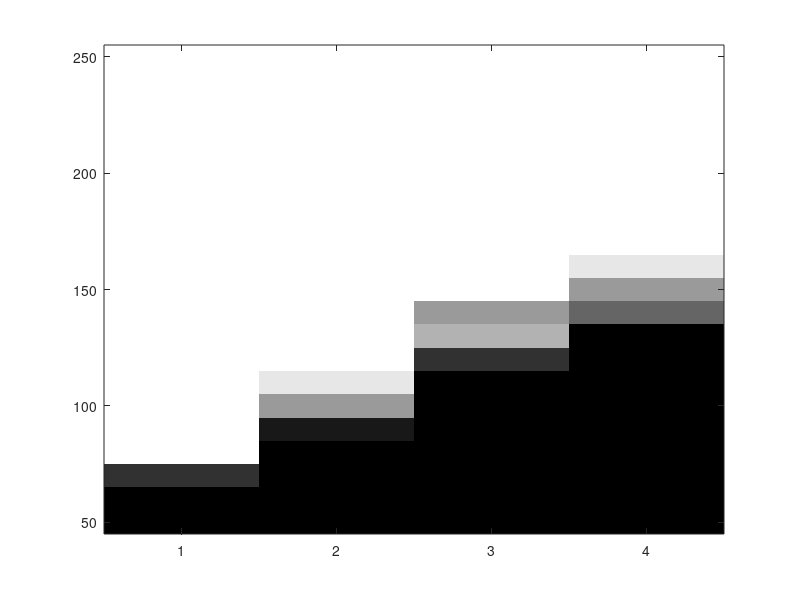
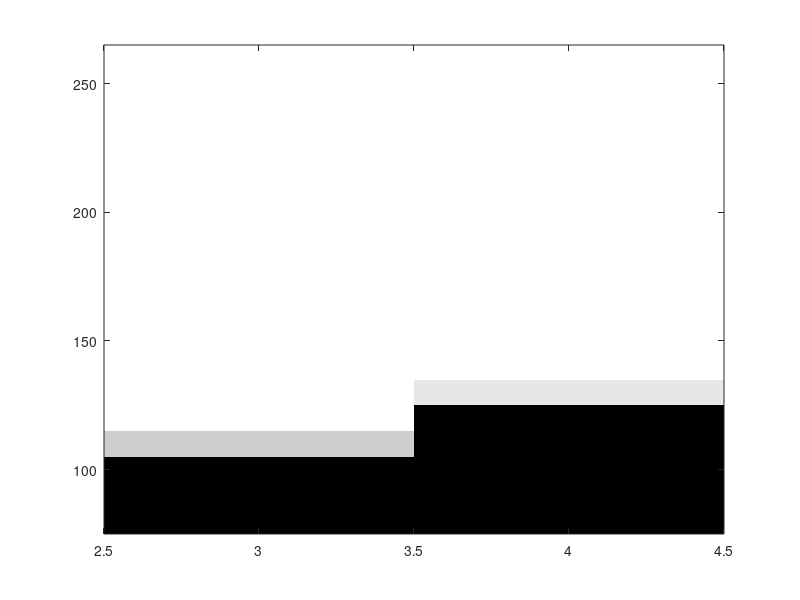
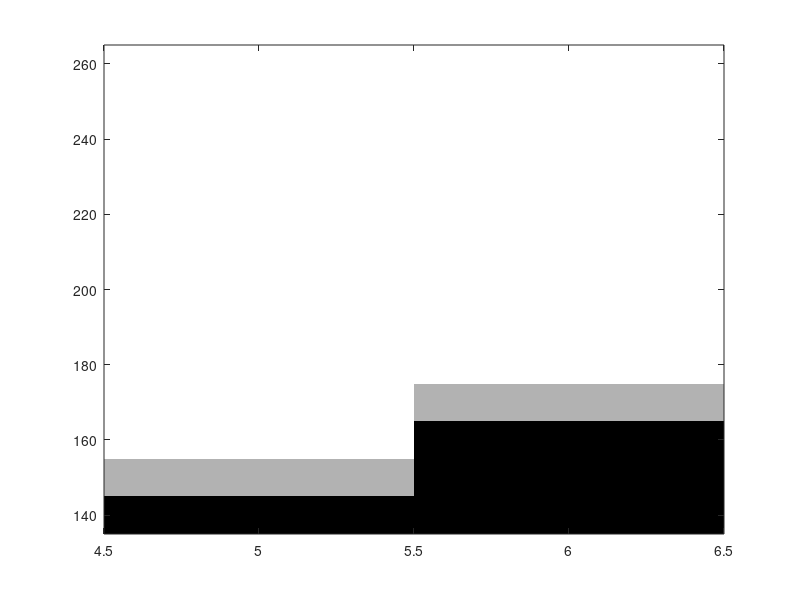
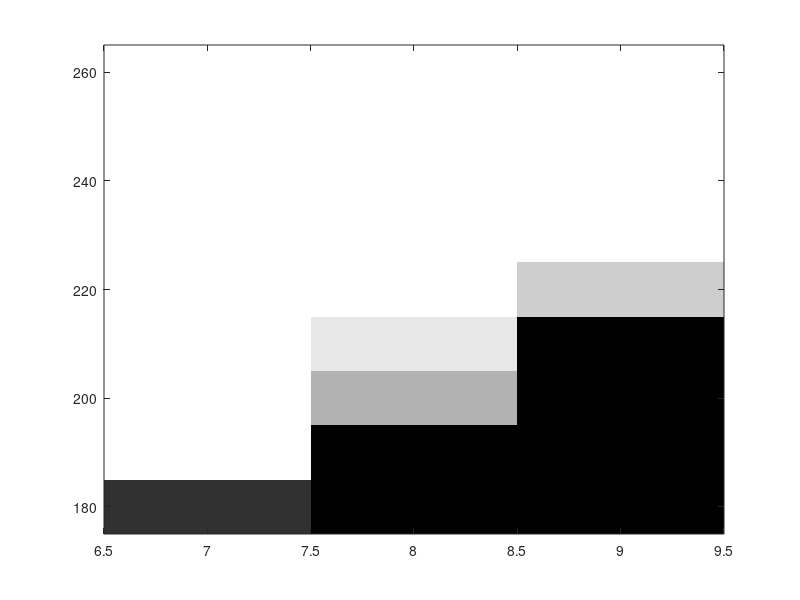

These charts were generated, in order, by the following MATLAB code:
clear all
clc


Num_samples = 10;
%%
load("p_1_4.mat")

all_M = 50:10:250;
all_p = 1:1:4;
Num_M = length(all_M);
Num_p = length(all_p);

recover_rate_1_4 = zeros(Num_p, Num_M);
for l = 1:Num_p
    for m = 1:Num_M
        recover_rate_1_4(l, m) = sum(squeeze(all_info(l, 1, m, :)) < 1e-5)/Num_samples;
    end
end
figure;imagesc((all_p), (all_M), recover_rate_1_4');colormap(gray);set(gca, 'YDir', 'normal');


%%
load("p_3_4.mat")

all_M = 80:10:260;
all_p = 3:1:4;
Num_M = length(all_M);
Num_p = length(all_p);

recover_rate_3_4 = zeros(Num_p, Num_M);
for l = 1:Num_p
    for m = 1:Num_M
        recover_rate_3_4(l, m) = sum(squeeze(all_info(l, 1, m, :)) < 1e-5)/Num_samples;
    end
end
figure;imagesc((all_p), (all_M), recover_rate_3_4');colormap(gray);set(gca, 'YDir', 'normal');


%%
load("p_5_6.mat")

all_M = 140:10:260;
all_p = 5:1:6;
Num_M = length(all_M);
Num_p = length(all_p);

recover_rate_5_6 = zeros(Num_p, Num_M);
for l = 1:Num_p
    for m = 1:Num_M
        recover_rate_5_6(l, m) = sum(squeeze(all_info(l, 1, m, :)) < 1e-5)/Num_samples;
    end
end


figure;imagesc((all_p), (all_M), recover_rate_5_6');colormap(gray);set(gca, 'YDir', 'normal');


%%
load("p_7_9.mat")

all_M = 180:10:260;
all_p = 7:1:9;
Num_M = length(all_M);
Num_p = length(all_p);

recover_rate_7_9 = zeros(Num_p, Num_M);
for l = 1:Num_p
    for m = 1:Num_M
        recover_rate_7_9(l, m) = sum(squeeze(all_info(l, 1, m, :)) < 1e-5)/Num_samples;
    end
end

figure;imagesc((all_p), (all_M), recover_rate_7_9');colormap(gray);set(gca, 'YDir', 'normal');
%%
load("p_10_14.mat")

all_M = 210:10:260;
all_p = 10:1:14;
Num_M = length(all_M);
Num_p = length(all_p);

recover_rate_10_14 = zeros(Num_p, Num_M);
for l = 1:Num_p
    for m = 1:Num_M
        recover_rate_10_14(l, m) = sum(squeeze(all_info(l, 1, m, :)) < 1e-5)/Num_samples;
    end
end

figure;imagesc((all_p), (all_M), recover_rate_10_14');colormap(gray);set(gca, 'YDir', 'normal');
%%
all_M = 50:10:260;
all_p = 1:14;

Num_M = length(all_M);
Num_p = length(all_p);

recover_rate = zeros(Num_p, Num_M);
recover_rate(1:4, 1:end-1) = recover_rate_1_4;
recover_rate(1:4, end) = 1;

recover_rate(3:4, 4:end) = recover_rate_3_4;
recover_rate(5:6, 10:end) = recover_rate_5_6;
% recover_rate(5:7, 8:end) = recover_rate_5_7;
recover_rate(7:9, 14:end) = recover_rate_7_9;
recover_rate(10:14, 17:end) = recover_rate_10_14;


figure;imagesc((all_p), (all_M), recover_rate');colormap(gray);set(gca, 'YDir', 'normal');
